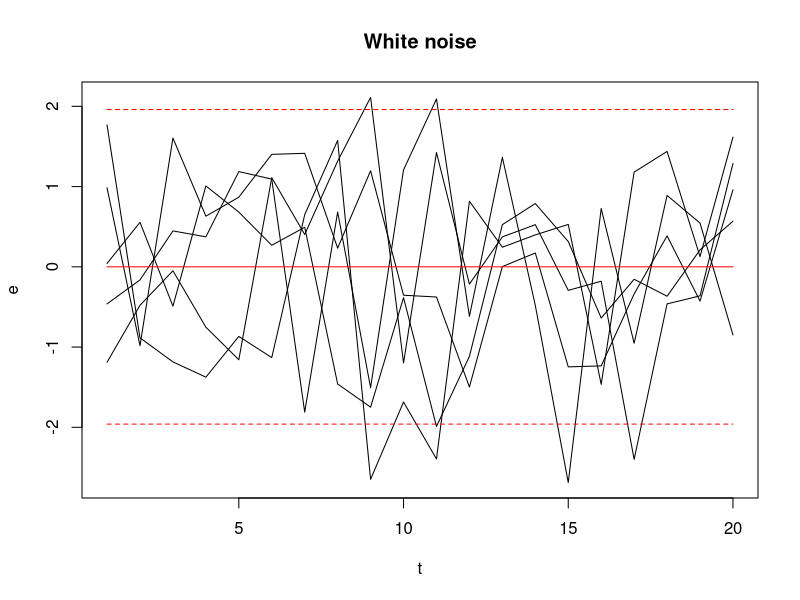
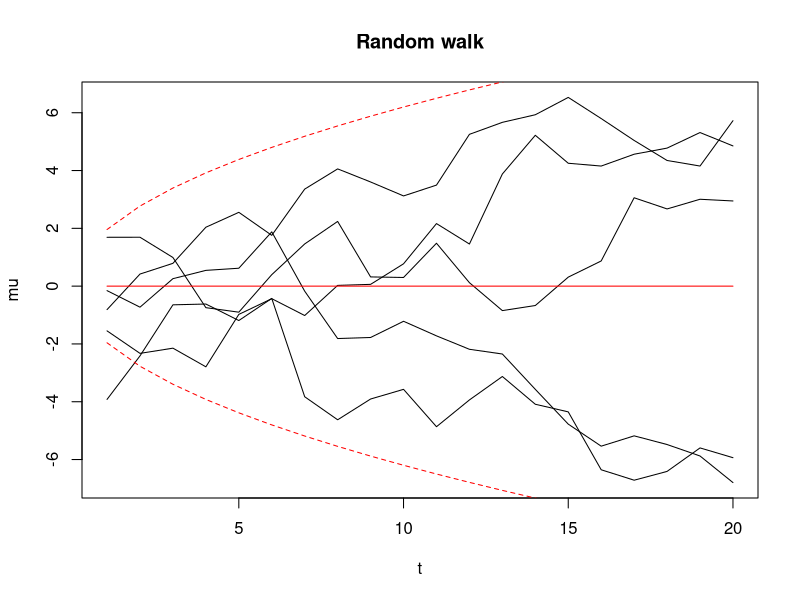
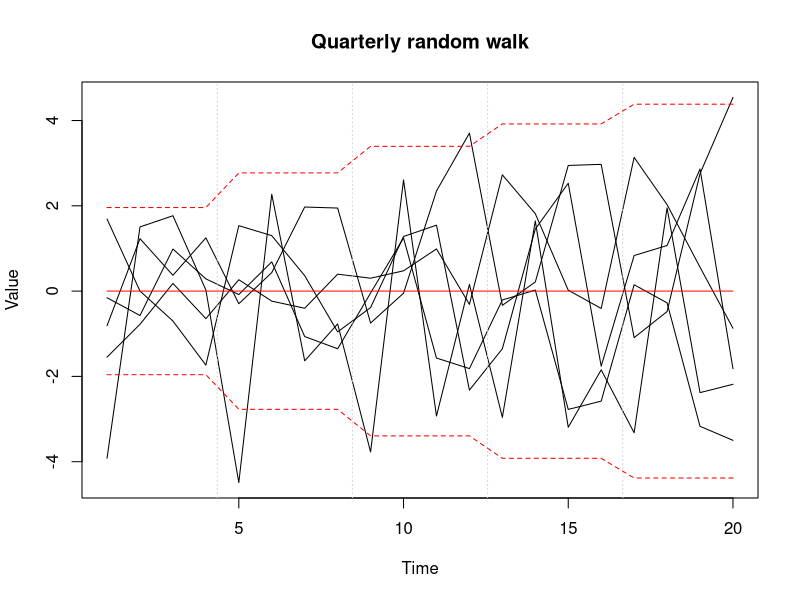
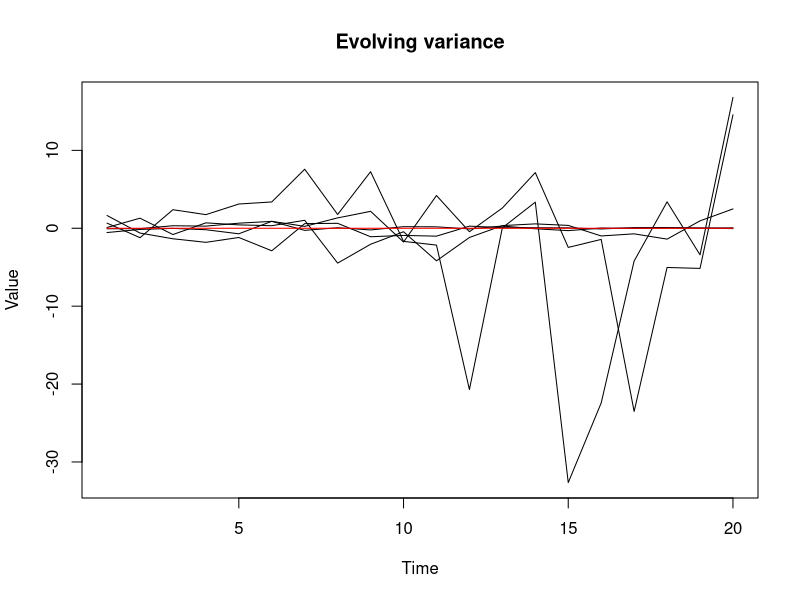
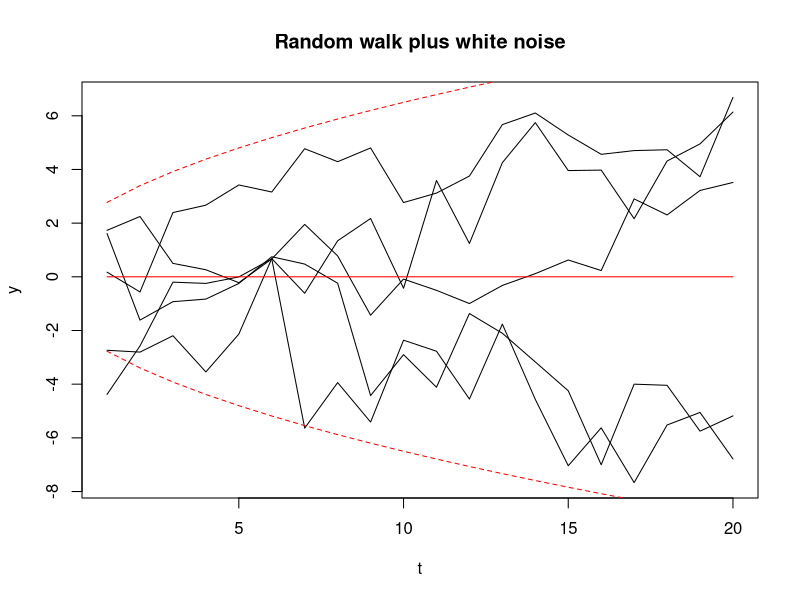
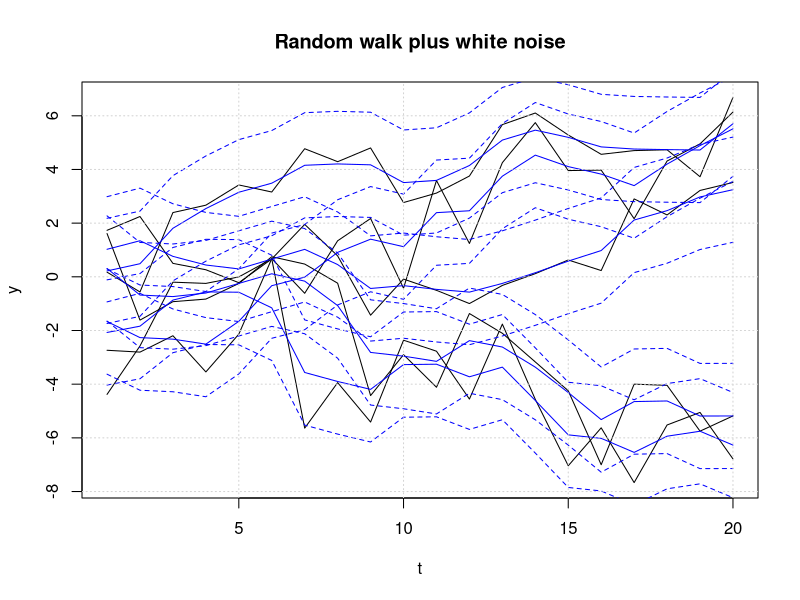

These charts were generated, in order, by the following R code:
## ---- chunk 1
knitr::opts_chunk$set(echo = TRUE)
## ---- chunk 2
# Set simulation parameters
n_t <- 20
t <- 1:n_t
n_reals <- 5
n_samps <- n_t * n_reals
quants <- t(matrix(c(0, 1.96, -1.96), nrow = 3, ncol = n_t))
q_lty <- c(1, 2, 2)

# Simulate white noise
e <- matrix(rnorm(n_samps), nrow = n_t)

# Plot it
matplot(t, e, type = 'l', main = "White noise", col = 1, lty = 1)
matlines(t, quants, col = 'red', lty = q_lty)
## ---- chunk 3
# Simulate random walk 
a <- matrix(rnorm(n_samps), nrow = n_t)
mu <- apply(a, 2, cumsum)

# Plot it
matplot(t, mu, type = 'l', main = "Random walk", col = 1, lty = 1)
matlines(t, quants * sqrt(t), col = 'red', lty = q_lty)
## ---- chunk 4
# Simulate quarterly random walk 
mu_q <- apply(a, 2, function(column) 
  as.vector(t(apply(matrix(column, ncol = 4, byrow = T), 2, cumsum))))

# Plot it
matplot(mu_q, type = 'l', xlab = "Time", ylab = "Value",
        main = "Quarterly random walk", col = 1, lty = 1)
grid(nx = n_t / 4, ny = NA)
matlines(t, quants * sqrt(ceiling(t / 4)), col = 'red', lty = q_lty)
## ---- chunk 5
# Simulate evolvng variance
h <- mu
y_v <- exp(h / 2) * e

# Plot it
matplot(y_v, type = 'l', xlab = "Time", ylab = "Value",
        main = "Evolving variance", col = 1, lty = 1)
lines(rep(0, n_t), col = 'red')
## ---- chunk 6
# Simulate and plot random walk plus white noise
y <- mu + e
matplot(t, y, type = 'l', main = "Random walk plus white noise", col = 1, 
        lty = 1)
matlines(t, quants * sqrt(t + 1), col = 'red', lty = q_lty)
## ---- chunk 7
# Compute filter given all samples for each realization
D <- diag(n_t)
D[cbind(2:n_t, 1:(n_t - 1))] <- -1
var_x_t <- solve(D) %*% solve(t(D))
E_x_given_y <- var_x_t %*% solve(var_x_t + diag(n_t)) %*% y

# Plot it
matplot(t, y, type = 'l', main = "Random walk plus white noise", col = 1, 
        lty = 1)
quant_reps <- matrix(rep(c(0, 1.96, -1.96), each = n_samps), nrow = n_t)
filt_quants <- matrix(E_x_given_y, nrow = n_t, ncol = n_reals * 3)
matlines(t, filt_quants + quant_reps, col = 'blue', lty = rep(q_lty, each = n_reals))
grid()
# CI's look a bit wide but it's hard to tell, might be OK
